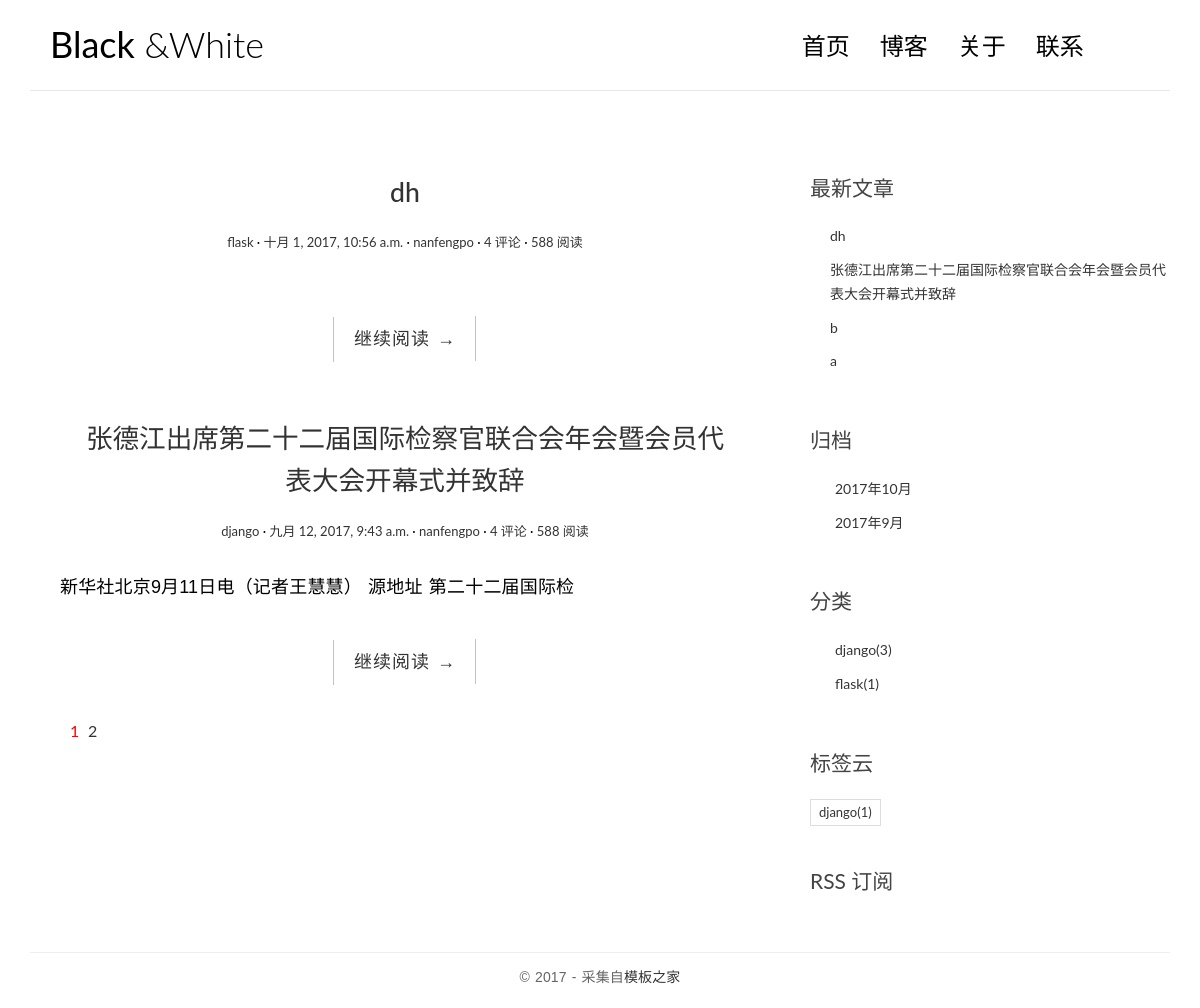
The app's page /, older data.
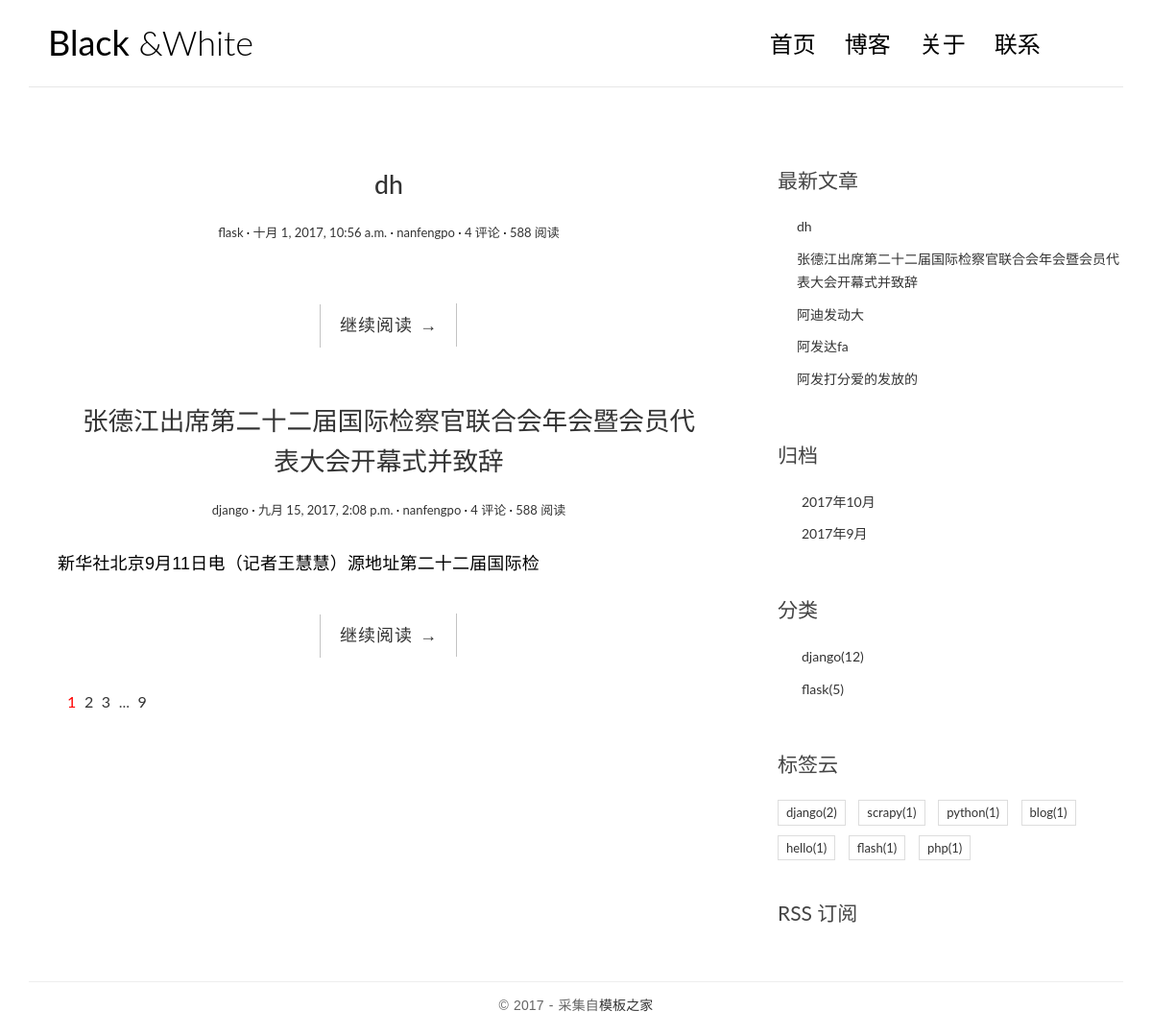
The same page, newer data.
### blog/models.py (models this page shows, shortened)
class Post(models.Model):
    title = models.CharField(max_length=64)
    body = models.TextField()
    created_time = models.DateTimeField()
    modified_time = models.DateTimeField()
    views = models.IntegerField(default=0)
    excerpt = models.CharField(max_length=256,blank=True)
    category = models.ForeignKey(Category)
    tags = models.ManyToManyField(Tag,blank=True)
    author = models.ForeignKey(User)
    class Meta:
        ordering = ['-created_time', '-modified_time']
    def get_absolute_url(self):
        return reverse('blog:detail',kwargs={'pk':self.pk})

class Category(models.Model):
    name = models.CharField(max_length=64)

class Tag(models.Model):
    name = models.CharField(max_length=64)

### blog/views.py (the view, shortened to what this page needs)
# urls.py: url(r'^$',views.IndexView.as_view(),name='index'),
class IndexView(ListView):
    model = Post
    template_name = 'blog/index.html'
    context_object_name = 'post_list'
    paginate_by = 2
    def pagination_data(self, paginator, page, is_paginated):
        if not is_paginated:
            return {}
        more_pages = 2
        first = False
        left_has_more = False
        left = []
        page_number = page.number
        right = []
        right_has_more = False
        last = False
        total_pages = paginator.num_pages
        page_range = paginator.page_range
        if page_number == 1:
            right = page_range[page_number:page_number+more_pages]
            if right[-1]<total_pages-1:
                right_has_more = True
            if right[-1]<total_pages:
                last = True
        data = {
            'left': left,
            'right': right,
            'left_has_more':left_has_more,
            'right_has_more': right_has_more,
            'first': first,
            'last': last,
        }
        return data
    def get_context_data(self, **kwargs):
        context = super().get_context_data(**kwargs)
        paginator = context.get('paginator')
        page = context.get('page_obj')
        is_paginated = context.get('is_paginated')
        context.update(self.pagination_data(paginator,page,is_paginated))
        return context

### blog/templatetags/blog_tags.py (called while the page is built)
@register.simple_tag
def get_recent_posts(num=5):
    return Post.objects.all().order_by('-created_time')[:num]

@register.simple_tag
def archives():
    return Post.objects.dates('created_time','month',order='DESC')

@register.simple_tag
def get_categories():
    return Category.objects.annotate(
        num_post = Count('post')
    ).filter(num_post__gt=0)

@register.simple_tag
def get_tags():
    return Tag.objects.annotate(
        num_posts=Count('post')
    ).filter(num_posts__gt=0)

### templates/blog/index.html (shortened to what this page needs)
{% extends 'blog/base.html' %}
{% block main %}
{% for post in post_list %}
<article class="post post-{{ post.pk }}">
    <header class="entry-header">
        <h1 class="entry-title">
            <a href="{{ post.get_absolute_url }}">{{ post.title }}</a>
        </h1>
        <div class="entry-meta">
            <span class="post-category"><a href="#">{{ post.category.name }}</a></span>
            <span class="post-date"><a href="#"><time class="entry-date" datetime="{{ post.created_time }}">{{ post.created_time }}</time></a></span>
            <span class="post-author"><a href="#">{{ post.author }}</a></span>
            <span class="comments-link"><a href="#">4 评论</a></span>
            <span class="views-count"><a href="#">588 阅读</a></span>
        </div>
    </header>
    <div class="entry-content clearfix">
        <p>{{ post.excerpt }}</p>
        <div class="read-more cl-effect-14">
            <a href="{{ post.get_absolute_url }}" class="more-link">继续阅读 <span class="meta-nav">→</span></a>
        </div>
    </div>
</article>
{% empty %}
<div class="no-post">暂时还没有发布的文章！</div>
{% endfor %}
{% if is_paginated %}
    <div class="pagination">
        <ul>
            <li class="current">
                <a href="?page={{page_obj.number}}">{{page_obj.number}}</a>
            </li>
            {% if right%}
                {% for i in right %}
                    <li>
                        <a href="?page={{i}}">{{i}}</a>
                    </li>
                {% endfor %}
                {% if right_has_more %}
                    <li><span>...</span></li>
                {% endif %}
            {% endif %}
            {% if last %}
                <li>
                    <a href="?page={{paginator.num_pages}}">{{paginator.num_pages}}</a>
                </li>
            {% endif %}
        </ul>
    </div>
{% endif %}
{% endblock main %}

### templates/blog/base.html (shortened to what the changed rows need)
{% load staticfiles %}
{% load blog_tags %}
<html>
<head>
    <link rel="stylesheet" href="{% static 'blog/css/bootstrap.min.css' %}">
    <link rel="stylesheet" href="{% static 'blog/css/custom.css' %}">
    <link rel="stylesheet" href="{% static 'blog/css/pace.css' %}">
    <link rel="stylesheet" href="{% static 'blog/css/highlights/github.css' %}">
    <link rel="stylesheet" href="http://code.ionicframework.com/ionicons/2.0.1/css/ionicons.min.css">
</head>
<body>
<div class="container">
    <header id="site-header">
        <div class="row">
            <div class="col-md-4 col-sm-5 col-xs-8">
                <div class="logo">
                    <h1><a href="{% url 'blog:index' %}"><b>Black</b> &amp;White</a></h1>
                </div>
            </div>
        </div>
    </header>
</div>
<div class="content-body">
    <div class="container">
        <div class="row">
            <main class="col-md-8">
                {% block main %}
                {% endblock %}
            </main>
            <aside class="col-md-4">
                <div class="widget widget-recent-posts">
                    {% get_recent_posts as recent_post_list %}
                    <ul>
                        {% for post in recent_post_list %}
                            <li>
                                <a href="{{ post.get_absolute_url }}">{{post.title}}</a>
                            </li>
                        {% endfor %}
                    </ul>
                </div>
                <div class="widget widget-archives">
                    {% archives as date_list %}
                    <ul>
                        {% for date in date_list %}
                        <li>
                            <a href="{% url 'blog:archives' date.year date.month%}">{{date.year}}年{{date.month}}月</a>
                        </li>
                        {% empty %}
                        没有归档
                        {% endfor %}
                    </ul>
                </div>
                <div class="widget widget-category">
                    {% get_categories as category_list %}
                    <ul>
                        {% for category in category_list %}
                            <li>
                                <a href="{% url 'blog:category' category.pk %}">{{ category.name }}<span class="post-count">({{category.num_post}})</span></a>
                            </li>
                        {% empty %}
                            没有分类
                        {% endfor %}
                    </ul>
                </div>
                <div class="widget widget-tag-cloud">
                    {% get_tags as tag_list %}
                    <ul>
                        {% for tag in tag_list %}
                        <li>
                            <a href="{% url 'blog:tag' tag.pk %}">{{tag.name}}<sapn>({{tag.num_posts}})</sapn></a>
                        </li>
                        {% empty %}
                        没有标签
                        {% endfor %}
                    </ul>
                </div>
            </aside>
        </div>
    </div>
</div>
</body>
</html>

Row changes from the older to the newer data that the page shows:
no longer on this page (row unchanged): Post: title "b", shown under "最新文章"
no longer on this page (row unchanged): Post: title "a", shown under "最新文章"
changed Post "张德江出席第二十二届国际检察官联合会年会暨会员代表大会开幕式并致辞": created_time "九月 12, 2017, 9:43 a.m." → "九月 15, 2017, 2:08 p.m."; excerpt "新华社北京9月11日电（记者王慧慧） 源地址 第二十二届国际检" → "新华社北京9月11日电（记者王慧慧）源地址第二十二届国际检"
added Post: title "阿迪发动大", shown under "最新文章"
added Post: title "阿发达fa", shown under "最新文章"
added Post: title "阿发打分爱的发放的", shown under "最新文章"
computed for Category "django": num_post "3" → "12"
computed for Category "flask": num_post "1" → "5"
computed for Tag "django": num_posts "1" → "2"
added Tag: name "scrapy", num_posts "1"
added Tag: name "python", num_posts "1"
added Tag: name "blog", num_posts "1"
added Tag: name "hello", num_posts "1"
added Tag: name "flash", num_posts "1"
added Tag: name "php", num_posts "1"
Text that changed along with them:
{{ paginator.num_pages }}: (not shown) → "9"
new list line: "3"
